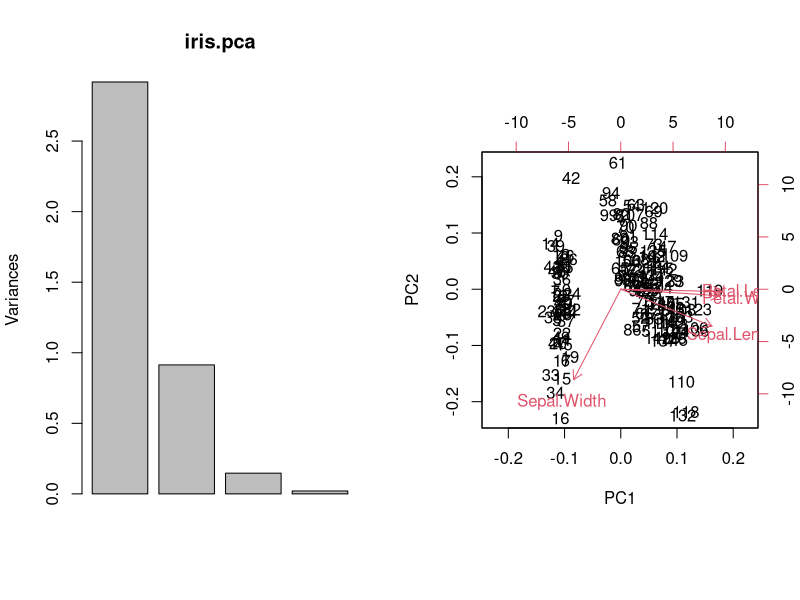
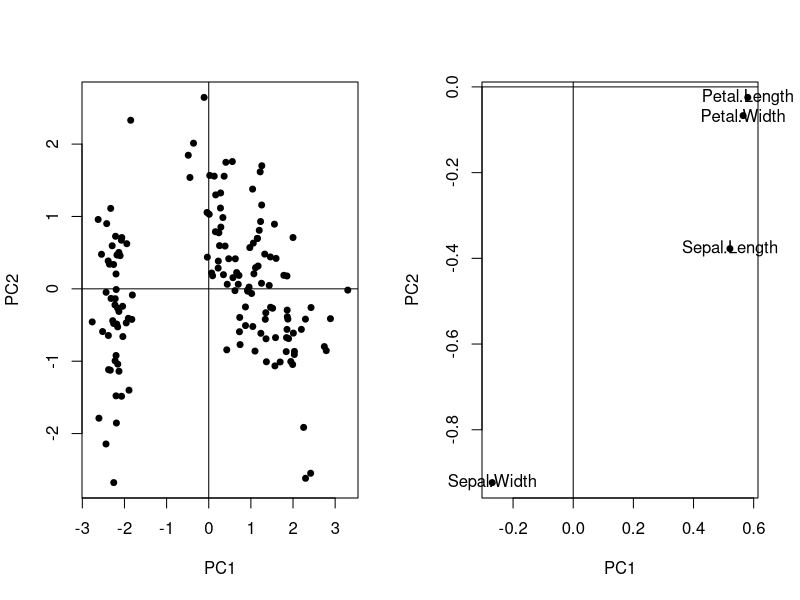
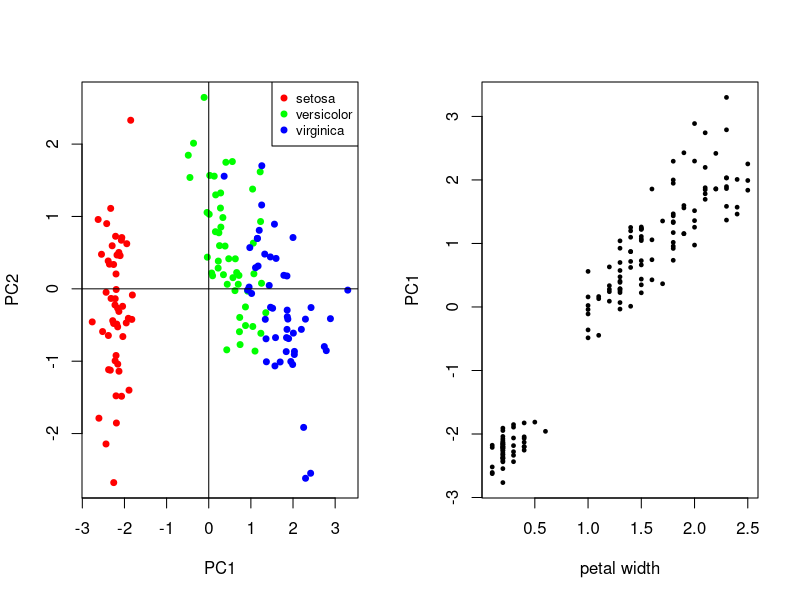
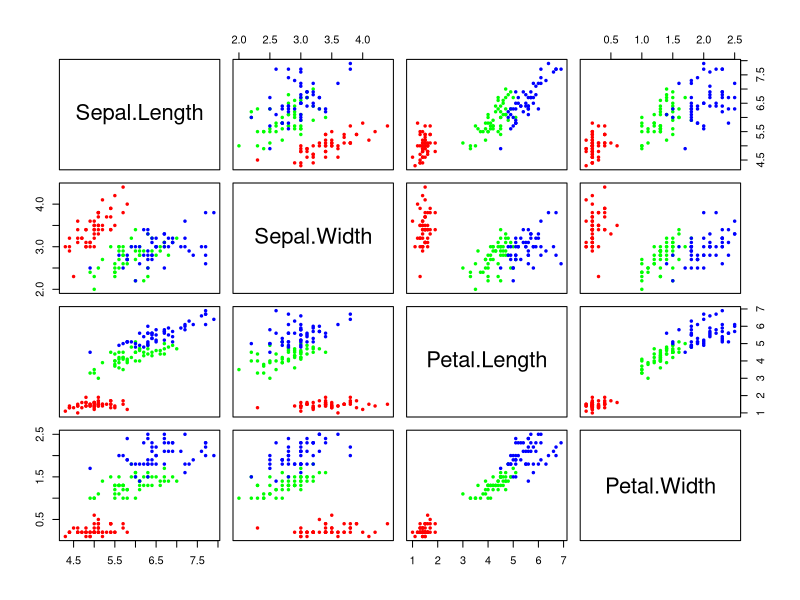

Write the R code that produced these figures, in order.
#load iris dataset
data(iris)
data.iris <- iris
head(data.iris)

#pca on the go ...
iris.pca <- prcomp(iris[,1:4], scale.=TRUE)
par(mfrow=c(1,2))
plot(iris.pca)
biplot(iris.pca)

#plot score. and loadings.plots
par(mfrow=c(1,2))
#score.plot 
plot(iris.pca$x[,1], iris.pca$x[,2],xlab="PC1", ylab="PC2", pch=19, cex=0.8)
abline(h=0);abline(v=0)
#loading.plot
plot(iris.pca$rotation[,1], iris.pca$rotation[,2], xlab="PC1", ylab="PC2",
     pch=19, cex=0.8)
text(iris.pca$rotation, rownames(iris.pca$rotation), xpd=TRUE) 
abline(h=0); abline(v=0)

par(mfrow=c(1,2))
#score.plot with color label of species
plot(iris.pca$x[,1], iris.pca$x[,2],xlab="PC1", ylab="PC2",
     col=c("red","green","blue")[data.iris$Species], pch=19, cex=0.8)
legend("topright",pch=19,cex=0.8,col=c("red","green","blue"),
       legend = levels(data.iris$Species))
abline(h=0);abline(v=0)

#pattern detection
pc1_model <- predict(iris.pca)[,1]
plot(data.iris[,4], pc1_model,pch=19,cex=0.5,xlab="petal width", ylab="PC1")

#manual plotting
pairs(iris[,1:4], col=c("red","green","blue")[data.iris$Species],pch=19, cex=0.5)

